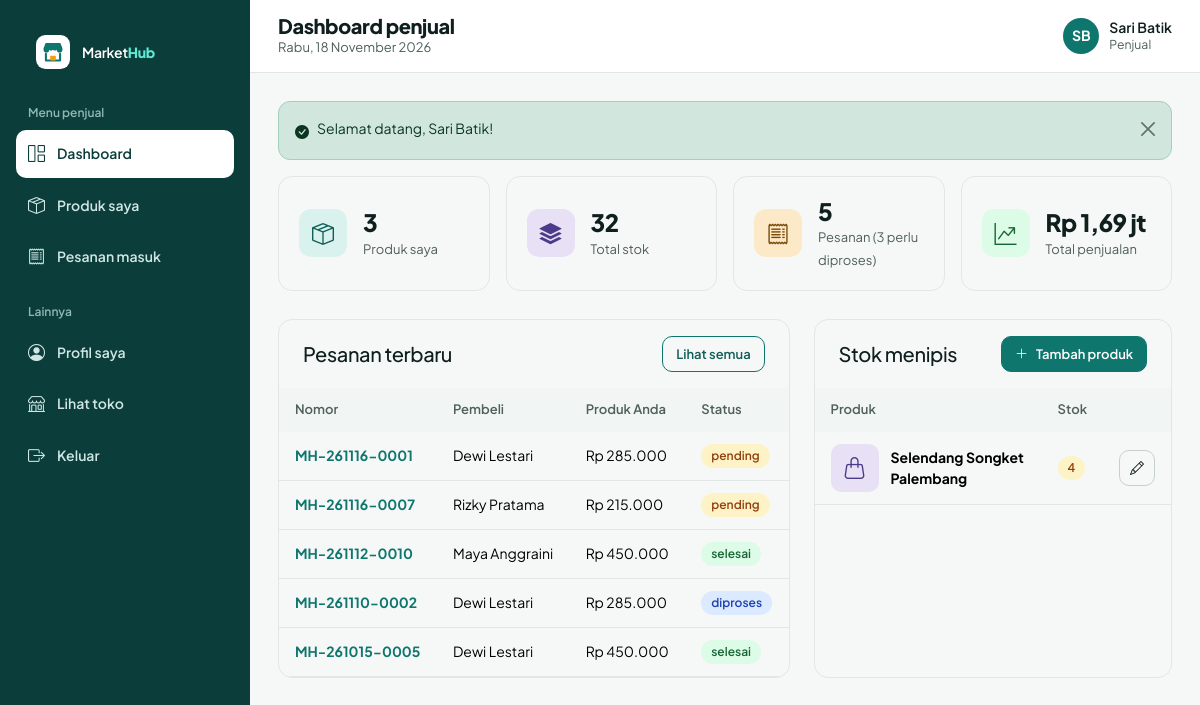
The page /penjual/index.php (signed in) on the database its author committed.
### tables this page shows
CREATE TABLE users (
  id         INT UNSIGNED NOT NULL AUTO_INCREMENT,
  nama       VARCHAR(100) NOT NULL,
  email      VARCHAR(150) NOT NULL,
  password   VARCHAR(255) NOT NULL,
  role       ENUM('admin','penjual','pembeli') NOT NULL DEFAULT 'pembeli',
  status     ENUM('aktif','nonaktif') NOT NULL DEFAULT 'aktif',  
  created_at TIMESTAMP NOT NULL DEFAULT CURRENT_TIMESTAMP,
  PRIMARY KEY (id),
  UNIQUE KEY uq_users_email (email)
);

CREATE TABLE pesanan (
  id                INT UNSIGNED NOT NULL AUTO_INCREMENT,
  user_id           INT UNSIGNED NOT NULL,
  total_harga       DECIMAL(12,0) NOT NULL,
  status_pesanan    ENUM('pending','diproses','dikirim','selesai','dibatalkan') NOT NULL DEFAULT 'pending',
  alamat_pengiriman TEXT NOT NULL,
  tanggal_pesanan   TIMESTAMP NOT NULL DEFAULT CURRENT_TIMESTAMP,
  PRIMARY KEY (id),
  KEY idx_pesanan_user (user_id),
  KEY idx_pesanan_status (status_pesanan),
  CONSTRAINT fk_pesanan_user FOREIGN KEY (user_id) REFERENCES users (id) ON DELETE RESTRICT ON UPDATE CASCADE
);

CREATE TABLE produk (
  id          INT UNSIGNED NOT NULL AUTO_INCREMENT,
  kategori_id INT UNSIGNED NOT NULL,
  penjual_id  INT UNSIGNED NOT NULL,
  nama_produk VARCHAR(150) NOT NULL,
  deskripsi   TEXT NOT NULL,
  harga       DECIMAL(12,0) NOT NULL,
  stok        INT NOT NULL DEFAULT 0,
  gambar      VARCHAR(255) DEFAULT NULL,
  created_at  TIMESTAMP NOT NULL DEFAULT CURRENT_TIMESTAMP,
  updated_at  TIMESTAMP NOT NULL DEFAULT CURRENT_TIMESTAMP ON UPDATE CURRENT_TIMESTAMP,
  PRIMARY KEY (id),
  KEY idx_produk_kategori (kategori_id),
  KEY idx_produk_penjual (penjual_id),
  CONSTRAINT fk_produk_kategori FOREIGN KEY (kategori_id) REFERENCES kategori (id) ON DELETE RESTRICT ON UPDATE CASCADE,
  CONSTRAINT fk_produk_penjual  FOREIGN KEY (penjual_id)  REFERENCES users (id)    ON DELETE RESTRICT ON UPDATE CASCADE,
  CONSTRAINT chk_produk_stok  CHECK (stok >= 0),
  CONSTRAINT chk_produk_harga CHECK (harga >= 0)
);

### auth/session.php (called while the page is built, shortened)
<?php
function current_user()
{
    static $user = false;
    if ($user !== false) {
        return $user;
    }
    $user = null;
    if (!empty($_SESSION['uid'])) {
        $row = db_row('SELECT id, nama, email, role, status, created_at FROM users WHERE id = ?', [(int) $_SESSION['uid']]);
        if ($row && $row['status'] === 'aktif') {
            $row['id'] = (int) $row['id'];
            $user = $row;
        } else {
            unset($_SESSION['uid']);
        }
    }
    return $user;
}

### auth/check-role.php (called while the page is built, shortened)
<?php
function require_login()
{
    $user = current_user();
    if ($user) {
        return $user;
    }
}
function require_role($roles = null)
{
    $user = require_login();
    return $user;
}

### includes/auth-check.php (called while the page is built)
<?php
$authUser = require_role($requiredRoles ?? null);

### penjual/index.php (the view, shortened to what this page needs)
<?php
$requiredRoles = ['penjual'];
require __DIR__ . '/../includes/auth-check.php';
$sid = $authUser['id'];
$produk = (int) db_val('SELECT COUNT(*) FROM produk WHERE penjual_id = ?', [$sid]);
$stok = (int) db_val('SELECT COALESCE(SUM(stok), 0) FROM produk WHERE penjual_id = ?', [$sid]);
$pesanan = (int) db_val('SELECT COUNT(DISTINCT d.pesanan_id) FROM detail_pesanan d JOIN produk p ON p.id = d.produk_id WHERE p.penjual_id = ?', [$sid]);
$perlu = (int) db_val("SELECT COUNT(DISTINCT d.pesanan_id) FROM detail_pesanan d JOIN produk p ON p.id = d.produk_id JOIN pesanan o ON o.id = d.pesanan_id
    WHERE p.penjual_id = ? AND o.status_pesanan IN ('pending','diproses')", [$sid]);
$penjualan = (int) db_val("SELECT COALESCE(SUM(d.subtotal), 0) FROM detail_pesanan d JOIN produk p ON p.id = d.produk_id JOIN pesanan o ON o.id = d.pesanan_id
    WHERE p.penjual_id = ? AND o.status_pesanan <> 'dibatalkan'", [$sid]);
$menipis = db_all('SELECT * FROM produk WHERE penjual_id = ? AND stok <= 5 ORDER BY stok, id LIMIT 5', [$sid]);
$terbaru = db_all("SELECT o.*, b.nama AS pembeli_nama,
        (SELECT COALESCE(SUM(d.subtotal), 0) FROM detail_pesanan d JOIN produk p ON p.id = d.produk_id WHERE d.pesanan_id = o.id AND p.penjual_id = ?) AS total_saya
    FROM pesanan o JOIN users b ON b.id = o.user_id
    WHERE EXISTS (SELECT 1 FROM detail_pesanan d JOIN produk p ON p.id = d.produk_id WHERE d.pesanan_id = o.id AND p.penjual_id = ?)
    ORDER BY o.tanggal_pesanan DESC, o.id DESC LIMIT 6", [$sid, $sid]);
$topTitle = 'Dashboard penjual';
require __DIR__ . '/../includes/header.php';
?>
<div class="row g-3 mh-stat">
  <div class="col-sm-6 col-xl-3"><div class="card"><span class="si" style="background:#D9F2EE;color:#115E59"><i class="bi bi-box-seam"></i></span><div><b><?= $produk ?></b><span class="l">Produk saya</span></div></div></div>
  <div class="col-sm-6 col-xl-3"><div class="card"><span class="si" style="background:#E8E1F5;color:#4C3A8A"><i class="bi bi-stack"></i></span><div><b><?= $stok ?></b><span class="l">Total stok</span></div></div></div>
  <div class="col-sm-6 col-xl-3"><div class="card"><span class="si" style="background:#FBE9C8;color:#7A4A06"><i class="bi bi-receipt"></i></span><div><b><?= $pesanan ?></b><span class="l">Pesanan (<?= $perlu ?> perlu diproses)</span></div></div></div>
  <div class="col-sm-6 col-xl-3"><div class="card"><span class="si" style="background:#DCFCE7;color:#166534"><i class="bi bi-graph-up-arrow"></i></span><div><b><?= e(rupiah_short($penjualan)) ?></b><span class="l">Total penjualan</span></div></div></div>
</div>
<div class="row g-4 mt-1">
  <div class="col-xl-7">
    <div class="card overflow-hidden h-100">
      <div class="d-flex justify-content-between align-items-center flex-wrap gap-2 p-3 px-4"><h2 class="h5 mb-0">Pesanan terbaru</h2><a class="btn btn-outline-primary btn-sm" href="<?= e(url('penjual/pesanan/index.php')) ?>">Lihat semua</a></div>
      <div class="table-responsive"><table class="table mh-table">
        <thead><tr><th>Nomor</th><th>Pembeli</th><th>Produk Anda</th><th>Status</th></tr></thead><tbody>
        <?php foreach ($terbaru as $o): ?><tr>
          <td><a class="fw-bold" href="<?= e(url('penjual/pesanan/detail.php?id=' . (int) $o['id'])) ?>"><?= e(nomor_pesanan($o['id'], $o['tanggal_pesanan'])) ?></a></td>
          <td><?= e($o['pembeli_nama']) ?></td><td><?= rupiah($o['total_saya']) ?></td><td><?= status_badge($o['status_pesanan']) ?></td></tr><?php endforeach; ?>
      </tbody></table></div>
    </div>
  </div>
  <div class="col-xl-5">
    <div class="card overflow-hidden h-100">
      <div class="d-flex justify-content-between align-items-center flex-wrap gap-2 p-3 px-4"><h2 class="h5 mb-0">Stok menipis</h2><a class="btn btn-primary btn-sm" href="<?= e(url('penjual/produk/tambah.php')) ?>"><i class="bi bi-plus-lg"></i>Tambah produk</a></div>
      <div class="table-responsive"><table class="table mh-table">
        <thead><tr><th>Produk</th><th>Stok</th><th></th></tr></thead><tbody>
        <?php foreach ($menipis as $p): ?><tr><td><div class="thumb-box"><?= produk_img($p, 'img-thumb') ?><b><?= e($p['nama_produk']) ?></b></div></td><td><?= stok_badge($p['stok']) ?></td>
          <td><a class="btn btn-outline-secondary ibs" href="<?= e(url('penjual/produk/edit.php?id=' . (int) $p['id'])) ?>" aria-label="Edit"><i class="bi bi-pencil"></i></a></td></tr><?php endforeach; ?>
      </tbody></table></div>
    </div>
  </div>
</div>
<?php require __DIR__ . '/../includes/footer.php'; ?>

### includes/functions.php (shortened to what this page needs)
<?php
function db_stmt($sql, array $params = [])
{
    global $conn;
    $st = $conn->prepare($sql);
    if ($params) {
        $types = '';
        foreach ($params as $p) {
            $types .= is_int($p) ? 'i' : (is_float($p) ? 'd' : 's');
        }
        $st->bind_param($types, ...$params);
    }
    $st->execute();
    return $st;
}
function db_all($sql, array $params = [])
{
    $st = db_stmt($sql, $params);
    $rows = $st->get_result()->fetch_all(MYSQLI_ASSOC);
    return $rows;
}
function db_row($sql, array $params = [])
{
    $rows = db_all($sql, $params);
    return $rows[0] ?? null;
}
function db_val($sql, array $params = [])
{
    $row = db_row($sql, $params);
    return $row ? reset($row) : null;
}
function e($v)
{
    return htmlspecialchars((string) $v, ENT_QUOTES, 'UTF-8');
}
function url($path = '')
{
    return BASE_URL . '/' . ltrim($path, '/');
}
function rupiah($n)
{
    return 'Rp ' . number_format((float) $n, 0, ',', '.');
}
function rupiah_short($n)
{
    $n = (float) $n;
    return $n >= 1000000 ? 'Rp ' . number_format($n / 1000000, 2, ',', '.') . ' jt' : rupiah($n);
}
function tanggal_panjang($t = null)
{
    $hari = ['Minggu', 'Senin', 'Selasa', 'Rabu', 'Kamis', 'Jumat', 'Sabtu'];
    $bln = ['', 'Januari', 'Februari', 'Maret', 'April', 'Mei', 'Juni', 'Juli', 'Agustus', 'September', 'Oktober', 'November', 'Desember'];
    $t = $t ?? time();
    return $hari[(int) date('w', $t)] . ', ' . date('j', $t) . ' ' . $bln[(int) date('n', $t)] . ' ' . date('Y', $t);
}
function nomor_pesanan($id, $tanggal)
{
    return 'MH-' . date('ymd', strtotime($tanggal)) . '-' . str_pad((string) $id, 4, '0', STR_PAD_LEFT);
}
function status_badge($s)
{
    $s = in_array($s, STATUS_LIST, true) ? $s : 'pending';
    return '<span class="st st-' . $s . '">' . e($s) . '</span>';
}
function role_label($r)
{
    return ['admin' => 'Administrator', 'penjual' => 'Penjual', 'pembeli' => 'Pembeli'][$r] ?? $r;
}
function initials($name)
{
    $parts = preg_split('/\s+/', trim((string) $name));
    $i = strtoupper(substr($parts[0] ?? '', 0, 1) . substr($parts[1] ?? '', 0, 1));
    return $i !== '' ? $i : 'U';
}
function logo_svg($size = 36, $inverse = false)
{
    $bg = $inverse ? '#FFFFFF' : '#0F766E';
    $fg = $inverse ? '#0F766E' : '#FFFFFF';
    return '<svg width="' . $size . '" height="' . $size . '" viewBox="0 0 36 36" aria-hidden="true"><rect width="36" height="36" rx="10" fill="' . $bg . '"/>'
        . '<path d="M8 14l2.2-5.5h15.6L28 14v1.5a3 3 0 01-6 0 3 3 0 01-4 0 3 3 0 01-4 0 3 3 0 01-6 0z" fill="' . $fg . '"/>'
        . '<path d="M10.5 20v7h15v-7" stroke="' . $fg . '" stroke-width="2.2" fill="none" stroke-linecap="round" stroke-linejoin="round"/>'
        . '<rect x="15" y="22" width="6" height="5" rx="1" fill="#F59E0B"/></svg>';
}
function kategori_style($kategoriId)
{
    $set = [
        ['#E8E1F5', '#4C3A8A', 'bi-handbag'],
        ['#FBE9C8', '#7A4A06', 'bi-cup-hot'],
        ['#D9F2EE', '#115E59', 'bi-basket2'],
        ['#FADBD2', '#8A2F17', 'bi-house-heart'],
        ['#DDEBD0', '#2F5A14', 'bi-flower1'],
        ['#E2E8F0', '#334155', 'bi-gem'],
    ];
    return $set[(((int) $kategoriId) - 1 + count($set) * 10) % count($set)];
}
function produk_img(array $p, $cls = 'img-card')
{
    [$bg, $fg, $icon] = kategori_style($p['kategori_id'] ?? 0);
    $file = $p['gambar'] ?? '';
    if ($file && is_file(UPLOAD_DIR . '/' . basename($file))) {
        $inner = '<img src="' . e(url('uploads/produk/' . basename($file))) . '" alt="' . e($p['nama_produk'] ?? 'Produk') . '" loading="lazy">';
    } else {
        $inner = '<i class="bi ' . $icon . '" aria-hidden="true"></i>';
    }
    return '<span class="mh-img ' . $cls . '" style="background:' . $bg . ';color:' . $fg . '">' . $inner . '</span>';
}
function stok_badge($stok)
{
    $stok = (int) $stok;
    $cls = $stok <= 0 ? 'st-dibatalkan' : ($stok <= 5 ? 'st-pending' : 'st-selesai');
    return '<span class="st ' . $cls . '">' . ($stok <= 0 ? 'Habis' : $stok) . '</span>';
}

### includes/topbar.php (shortened to what this page needs)
<?php
$u = current_user();
?>
<div class="mh-tb">
  <div>
    <h1 class="mh-tb-title"><?= e($topTitle ?? 'Dashboard') ?></h1>
    <div class="mh-tb-crumb"><?= e($topCrumb ?? tanggal_panjang()) ?></div>
  </div>
  <div class="ms-auto d-flex align-items-center gap-3">
    <span class="mh-me"><span class="mh-av mh-av-dark"><?= e(initials($u['nama'])) ?></span>
      <span class="d-none d-sm-block lh-sm"><?= e($u['nama']) ?><small class="d-block text-muted fw-normal"><?= e(role_label($u['role'])) ?></small></span></span>
  </div>
</div>

### assets/css/style.css (style rules this page uses)
:root { --mh-p:#0F766E;--mh-pd:#115E59;--mh-pl:#CCFBF1;--mh-px:#F0FDFA;--mh-a:#F59E0B;--mh-dark:#0B3D3A; --mh-ink:#0F1F1E;--mh-mut:#4F5F5C;--mh-line:#E1E7E4;--mh-bg:#F6F8F7; --bs-primary:#0F766E;--bs-primary-rgb:15,118,110; --bs-link-color:#0F766E;--bs-link-color-rgb:15,118,110;--bs-link-hover-color:#115E59;--bs-link-hover-color-rgb:17,94,89; --bs-body-font-family:'Plus Jakarta Sans',system-ui,-apple-system,'Segoe UI',sans-serif; --bs-body-color:#0F1F1E;--bs-body-color-rgb:15,31,30;--bs-body-bg:#F6F8F7;--bs-body-font-size:.9375rem; --bs-border-color:#E1E7E4;--bs-border-radius:.625rem;--bs-secondary-color:#4F5F5C; }
body { font-family:var(--bs-body-font-family);line-height:1.5;-webkit-font-smoothing:antialiased }
h1,h2,h3,h4,h5 { font-weight:800;letter-spacing:-.02em }
a { text-decoration:none }
.text-muted,.mut { color:var(--mh-mut)!important }
.btn { --bs-btn-border-radius:10px;display:inline-flex;align-items:center;justify-content:center;gap:.5rem;min-height:44px;padding:0 1.25rem;font-weight:600;font-size:14px;white-space:nowrap }
.btn-sm { --bs-btn-border-radius:10px;min-height:36px;padding:0 .8rem;font-size:13px }
.btn-primary { --bs-btn-bg:#0F766E;--bs-btn-border-color:#0F766E;--bs-btn-hover-bg:#115E59;--bs-btn-hover-border-color:#115E59;--bs-btn-active-bg:#0B3D3A;--bs-btn-active-border-color:#0B3D3A;--bs-btn-disabled-bg:#0F766E;--bs-btn-disabled-border-color:#0F766E }
.btn-outline-primary { --bs-btn-color:#115E59;--bs-btn-border-color:#0F766E;--bs-btn-hover-bg:#0F766E;--bs-btn-hover-border-color:#0F766E;--bs-btn-active-bg:#115E59;--bs-btn-disabled-color:#115E59;--bs-btn-disabled-border-color:#0F766E }
.btn-outline-secondary { --bs-btn-color:#0F1F1E;--bs-btn-border-color:#C5D0CC;--bs-btn-hover-bg:#F1F5F3;--bs-btn-hover-color:#0F1F1E;--bs-btn-hover-border-color:#AFC4BF;--bs-btn-active-bg:#E4ECE9;--bs-btn-active-color:#0F1F1E;--bs-btn-active-border-color:#AFC4BF }
.card { --bs-card-border-radius:14px;--bs-card-border-color:var(--mh-line);--bs-card-inner-border-radius:13px;border-radius:14px }
.st { display:inline-block;padding:3px 10px;border-radius:999px;font-size:12px;font-weight:600;white-space:nowrap }
.st-pending { background:#FEF3C7;color:#92400E }
.st-diproses { background:#DBEAFE;color:#1E40AF }
.st-selesai { background:#DCFCE7;color:#166534 }
.mh-table { --bs-table-bg:transparent;font-size:14px;margin:0 }
.mh-table th { background:#F1F5F3;color:var(--mh-mut);font-size:13px;font-weight:600;padding:12px 16px;white-space:nowrap;border:0 }
.mh-table td { padding:12px 16px;vertical-align:middle;border-color:var(--mh-line) }
.thumb-box { display:inline-flex;gap:12px;align-items:center }
.ibs { width:36px;height:36px;padding:0;min-height:36px }
.mh-img { display:flex;align-items:center;justify-content:center;overflow:hidden;position:relative;flex:none }
.mh-img .bi { font-size:56px;line-height:1 }
.img-thumb { width:48px;height:48px;border-radius:10px }
.img-thumb .bi { font-size:22px }
.mh-me { display:flex;align-items:center;gap:10px;font-weight:600;font-size:14px;color:var(--mh-ink) }
.mh-av { width:36px;height:36px;border-radius:50%;background:var(--mh-pl);color:var(--mh-pd);display:flex;align-items:center;justify-content:center;font-weight:700;font-size:14px;flex:none }
.mh-av-dark { background:var(--mh-p);color:#fff }
.mh-tb { background:#fff;border-bottom:1px solid var(--mh-line);display:flex;align-items:center;gap:16px;padding:14px 28px;position:sticky;top:0;z-index:1010 }
.mh-tb-title { font-size:20px;margin:0 }
.mh-tb-crumb { font-size:13px;color:var(--mh-mut) }
.mh-stat .card { padding:20px;display:flex;flex-direction:row;gap:16px;align-items:center;height:100% }
.mh-stat .si { width:48px;height:48px;border-radius:12px;display:flex;align-items:center;justify-content:center;flex:none;font-size:22px }
.mh-stat b { display:block;font-size:24px;font-weight:800;letter-spacing:-.02em;line-height:1.2 }
.mh-stat span.l { font-size:13px;color:var(--mh-mut) }

### rows shown on the page
users: nama "SB", nama "Sari Batik", role "Penjual"
pesanan: nomor_pesanan($o['id'], $o['tanggal_pesanan']) "MH-261116-0001", user.nama "Dewi Lestari", total_saya "Rp 285.000", status_pesanan "pending"
pesanan: nomor_pesanan($o['id'], $o['tanggal_pesanan']) "MH-261116-0007", user.nama "Rizky Pratama", total_saya "Rp 215.000", status_pesanan "pending"
pesanan: nomor_pesanan($o['id'], $o['tanggal_pesanan']) "MH-261112-0010", user.nama "Maya Anggraini", total_saya "Rp 450.000", status_pesanan "selesai"
pesanan: nomor_pesanan($o['id'], $o['tanggal_pesanan']) "MH-261110-0002", user.nama "Dewi Lestari", total_saya "Rp 285.000", status_pesanan "diproses"
pesanan: nomor_pesanan($o['id'], $o['tanggal_pesanan']) "MH-261015-0005", user.nama "Dewi Lestari", total_saya "Rp 450.000", status_pesanan "selesai"
produk: nama_produk "Selendang Songket Palembang", stok "4"

### other values the page prints
$label "Dashboard"
$label "Produk saya"
$label "Pesanan masuk"
$topTitle "Dashboard penjual"
$topCrumb "Rabu, 18 November 2026"
$fl['msg'] "Selamat datang, Sari Batik!"
$produk "3"
$stok "32"
$pesanan "5"
$perlu "3"
rupiah_short($penjualan) "Rp 1,69 jt"
